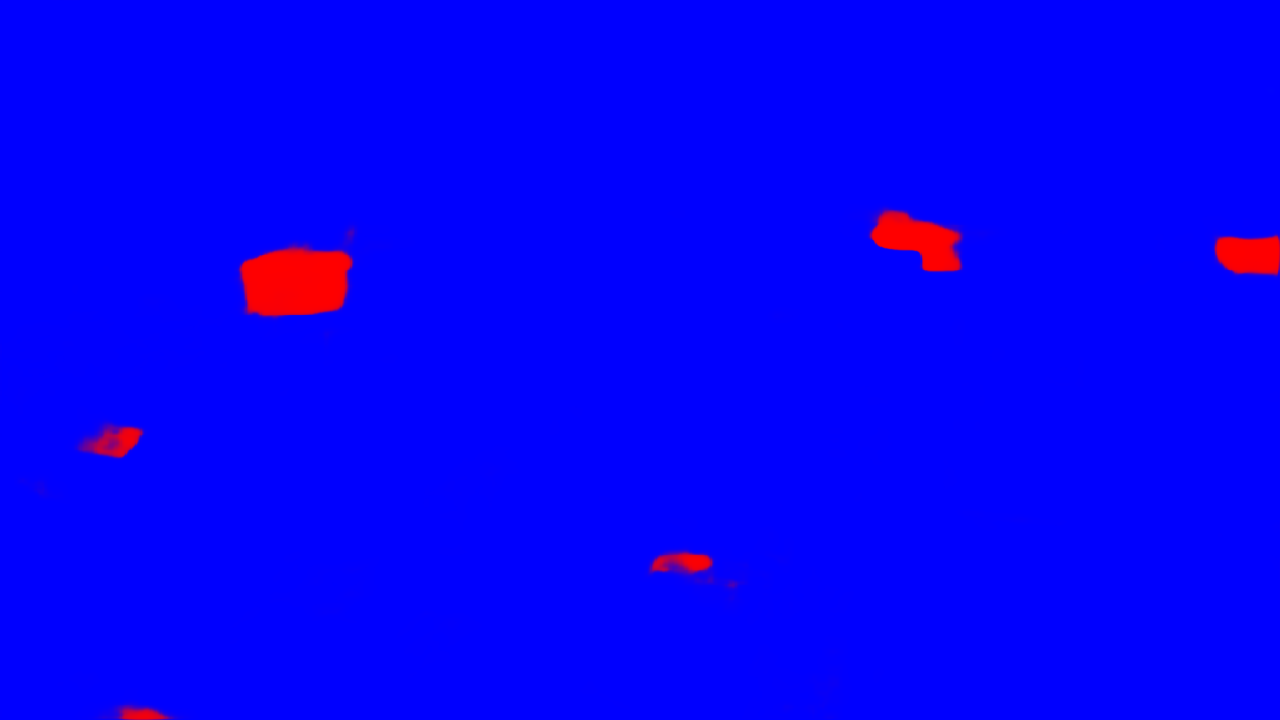
#> input picture modeling/UNet/app/inference/pr_mask.png, 1280 x 720 px, found by its file name
$ jupyter execute --allow-errors test_model_experiments.ipynb   (shell and % lines are left out)
#> lines starting #> are read from the running program, lines starting #| are printed output that depends on the picture; after the words box and inside, x2 and y2 are one past the last pixel; in counts of white or black regions, pixels touching at a corner belong together; long printed decimals are rounded
# Post-processing workflow

## 1) Threshold pixels in detected masks

As we use a softmax function in the last layer of UNet, we obtain a 3D mask where each channel (3rd dimension) corresponds to a class, and each pixel to a probability. We don't need the 3rd channel (probabilities of background class), and for the 2 first channels we need to threshold the pixel values in order to have binary masks (only 0s or 1s).

We choose as threshold `0.8*255` (255 is the max pixel value in uint8 pixel format). This helps clean the pixels whit too low probability of class.

[cell 1]
import matplotlib.pyplot as plt
import numpy as np
from skimage import measure
from skimage.color import rgb2gray
from skimage import io
from matplotlib import patches

#> (a cell that did not finish here is left out)

[cell 3]
detected = io.imread('../inference/pr_mask.png')
#> detected is the input picture: shape (720, 1280, 3); mean R, G, B 3.9, 0, 251.1

plt.figure(figsize=(16, 5))
plt.subplot(131)
plt.imshow(detected[...,0])
plt.subplot(132)
plt.imshow(detected[...,1])
plt.subplot(133)
plt.imshow(detected[...,2])
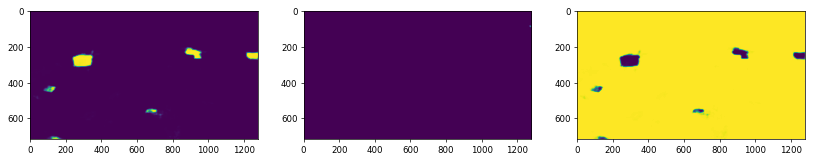
#> figure drawn by matplotlib, 3 panels

[cell 4]
def threshold_image(image, threshold=128):
    # grab the image dimensions
#> called with threshold = 204
    h = image.shape[0]
#> h = 720
    w = image.shape[1]
#> w = 1280
    thresholded_image = image.copy()
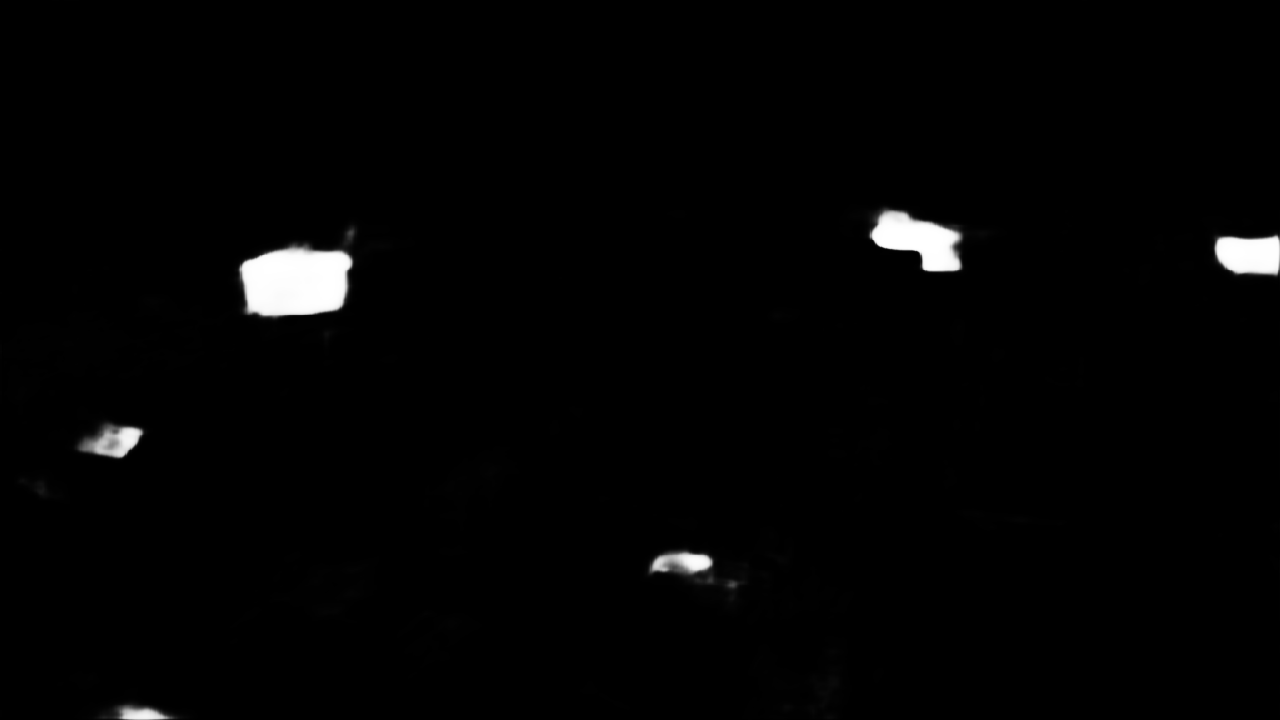
#> thresholded_image: shape (720, 1280); min 0, max 255, mean 3.9
    # loop over the image, pixel by pixel
    for y in range(0, h):
        for x in range(0, w):
            # threshold the pixel
            thresholded_image[y, x] = 255 if image[y, x] >= threshold else 0
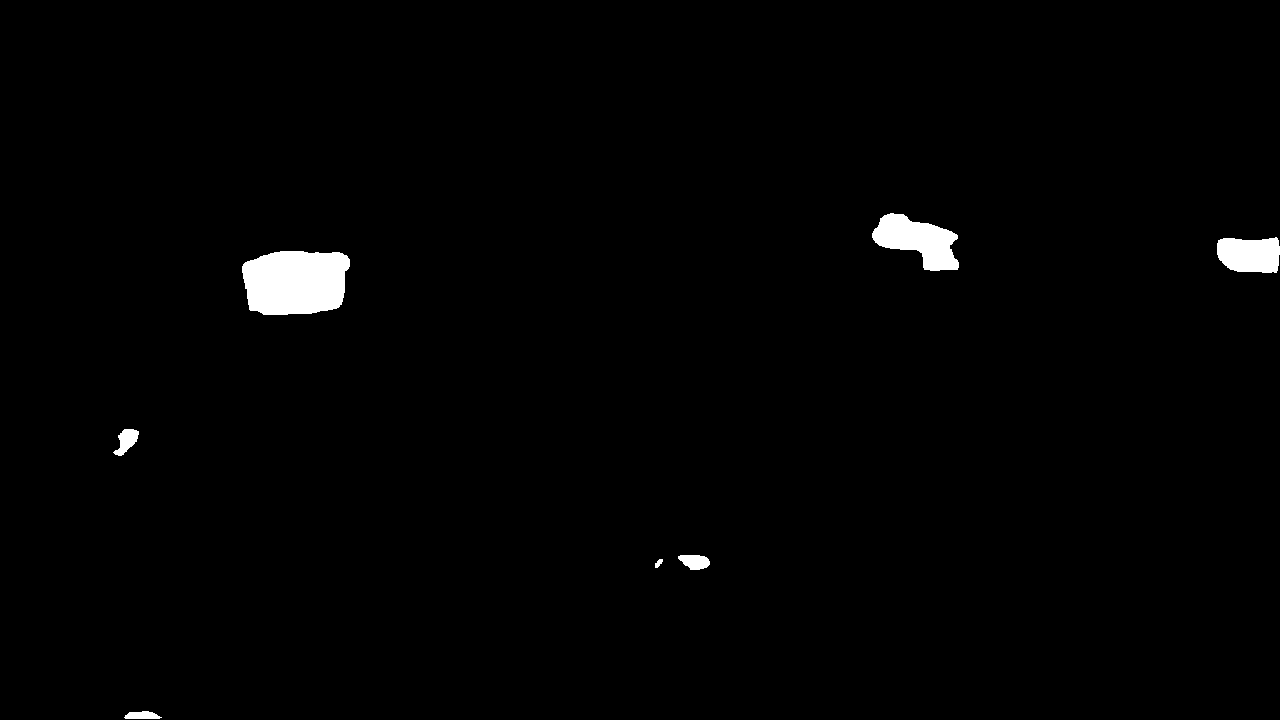
#> thresholded_image: shape (720, 1280); 1.3% white; 7 white regions, largest, box (x1, y1, x2, y2) and area: (242, 251, 350, 315) 5907, (872, 213, 959, 271) 2897, (1217, 237, 1280, 273) 1934
    # return the thresholded image
    return thresholded_image

[cell 5]
T = 204
formworks = threshold_image(detected[...,0], threshold = T)
pumps = threshold_image(detected[...,1], threshold = T)
#> after the loop in threshold_image (call 2), `for y in range(0, h):`: thresholded_image: shape (720, 1280); every value is 0

plt.figure(figsize=(16, 5))
plt.subplot(131)
plt.imshow(formworks)
plt.subplot(132)
plt.imshow(pumps)
plt.subplot(133)
plt.imshow(detected[...,2])

[cell 6]
# number of pixels for each pixel value before thresholding
unique, counts = np.unique(detected[...,0], return_counts=True)
#> unique = 256 values from 0 to 255; counts = 256 values, max 851686 at index 0, min 10 at index 125, mean 3600
print(dict(zip(unique, counts)))
#> (printed output is left out)

[cell 7]
# number of pixels for each pixel value after thresholding
unique, counts = np.unique(formworks, return_counts=True)
#> unique = [0, 255]; counts = [909844, 11756]
print(dict(zip(unique, counts)))
#| {0: 909844, 255: 11756}

## 2) Find polygon contours

We want to find the number of separate objects detected by a segmentation model. For each channel (i.e. each class) in the output mask, we find the contours of all distinct objects, and then we compute their area so we can eliminate the too small predictions (corresponding to prediction artefacts / errors).

#> (a cell that did not finish here is left out)

[cell 9]
contours_formworks = measure.find_contours(formworks, 1)
#> contours_formworks = 7 point arrays, longest 349 points
contours_pumps = measure.find_contours(pumps, 1)
#> contours_pumps = []

#> (the rest of this cell did not finish here and is left out)

[cell 10]
contours_formworks = [list(map(list, set(map(tuple, x)))) for x in contours_formworks]
#> contours_formworks = 7 items
contours_pumps = [list(map(list, set(map(tuple, x)))) for x in contours_pumps]

#> (a cell that did not finish here is left out)

#> (a cell that did not finish here is left out)

[cell 13]
fig, ax = plt.subplots()
#> (the rest of this cell did not finish here and is left out)

[cell 14]
len(contours_formworks)
#> Out = 7

[cell 15]
# to compute the area we need to convert polygons to shapely
from shapely.geometry import Polygon
for contour in contours_formworks:
    poly = Polygon(contour)
    print(poly.area)
#> this loop made 7 passes
#| 15718.465
#| 6990.961
#| 29041.724
#| 133.988
#| 24.204
#| 14.976
#| 256.739

[cell 16]
poly.envelope

$\rightarrow$ We will keep only the polygons with area > 300 square pixels (arbitrary).

## 3) Compute concave hull

The concave hull, or alpha shape, allows to smoothen the polygon shape so that it is less complex (and more realistic in an object detection task).

[cell 17]
import shapely
from shapely import ops
from scipy.spatial import Delaunay
import math
from descartes import PolygonPatch
import fiona
from matplotlib.collections import LineCollection
import random


def alpha_shape(polygon, nb_points=500, alpha=500, plot=False):
    """
    Computes the alpha shape (concave hull smoothing) of a set of shapely Points, using
    a Delaunay triangulation algorithm.

    The idea is to build triangles between all points (i.e. computing a convex hull), and
    to remove triangle lines longer than 1/alpha.
    Therefore, the higher the alpha, the higher the precision (you eliminate smaller
    triangles and get closer to the original polygon shape). The nb of points inside of
    the polygon is important as well: the higher the nb of points, the smaller the triangles,
    and the higher alpha will have to be to augment the precision of the concave hull.

    => All in all, the value of alpha and the nb of points should depend on the
    size of the original polygon! [TODO: automate the choice of nb_points and alpha]

    Arguments:
        nb_points: nb of points to generate inside of polygon
        alpha: alpha value to influence the gooeyness of the border
        plot: set to True to plot the Delaunay triangles and alpha shape polygon
    Returns:
        concave_hull_poly: new shapely Polygon object
        concave_hull_coords: list of point coordinates (as np array)
    """

    # generate points inside polygon for alpha shape / Delaunay triangulation
    points = generate_points_in_polygon(nb_points, polygon)
    if len(points) < 4:
        # When you have a triangle, there is no sense in computing an alpha shape.
        return geometry.MultiPoint(list(points)).convex_hull

    # Delaunay triangulation
    coords = np.array([point.coords[0] for point in points])
    tri = Delaunay(coords)
    triangles = coords[tri.vertices]
    a = ((triangles[:,0,0] - triangles[:,1,0]) ** 2 + (triangles[:,0,1] -
        triangles[:,1,1]) ** 2) ** 0.5
    b = ((triangles[:,1,0] - triangles[:,2,0]) ** 2 + (triangles[:,1,1] -
        triangles[:,2,1]) ** 2) ** 0.5
    c = ((triangles[:,2,0] - triangles[:,0,0]) ** 2 + (triangles[:,2,1] -
        triangles[:,0,1]) ** 2) ** 0.5
    s = ( a + b + c ) / 2.0
    areas = (s*(s-a)*(s-b)*(s-c)) ** 0.5
    circums = a * b * c / (4.0 * areas)
    filtered = triangles[circums < (1.0 / alpha)] # filter too large triangles

    edge1 = filtered[:,(0,1)]
    edge2 = filtered[:,(1,2)]
    edge3 = filtered[:,(2,0)]

    # Recreate new edge point coordinates and new polygon (concave hull)
    edge_points = np.unique(np.concatenate((edge1,edge2,edge3)), axis=0).tolist()
    m = shapely.geometry.MultiLineString(edge_points)
    triangles = list(shapely.ops.polygonize(m))
    concave_hull_poly = shapely.ops.cascaded_union(triangles)

    # get rounded coordinates of concave hull polygon
    x,y = concave_hull_poly.exterior.coords.xy
    x = [round(i,0) for i in x]
    y = [round(i,0) for i in y]
    concave_hull_coords = list(zip(x,y))
    concave_hull_coords = list(dict.fromkeys(concave_hull_coords))

    # plot if requested
    if plot:
        lines = LineCollection(edge_points)
        plt.figure(figsize=(8,8))
        plt.title('Alpha={0} Delaunay triangulation'.format(alpha))
        plt.gca().add_collection(lines)
        delaunay_points = np.array([point.coords[0] for point in points])
        x_rand = [poly_r.coords[0][0] for poly_r in points]
        y_rand = [poly_r.coords[0][1] for poly_r in points]
        plt.plot(delaunay_points[:,0], delaunay_points[:,1], 'o', color='#f16824')
        _ = plot_polygon(concave_hull_poly)
        _ = plt.plot(x_rand,y_rand,'o', color='#f16824')

    return concave_hull_poly, concave_hull_coords

def generate_points_in_polygon(number, polygon):
    """
    Helper fuction for alpha_shape.
    Generates a chosen nb of random points inside of a random polygon.
    Returns: a list of shapely Point objects.
    """
#> called with number = 500
    list_of_points = []
    minx, miny, maxx, maxy = polygon.bounds
    counter = 0
    while counter < number:
        pnt = shapely.geometry.Point(random.uniform(minx, maxx), random.uniform(miny, maxy))
        if polygon.contains(pnt):
            list_of_points.append(pnt)
            counter += 1
    return list_of_points

def plot_polygon(polygon):
    """
    Helper fuction for alpha_shape.
    Plots a shapely polygon in a matplotlib figure.
    """
    fig = plt.figure(figsize=(8,8))
    ax = fig.add_subplot(111)
    margin = 0

    x_min, y_min, x_max, y_max = polygon.bounds

    ax.set_xlim([x_min-margin, x_max+margin])
    ax.set_ylim([y_min-margin, y_max+margin])
    patch = PolygonPatch(polygon, fc='#999999', ec='#000000', fill=True, zorder=-1)
    ax.add_patch(patch)
    return fig

#> (a cell that did not finish here is left out)

#> (a cell that did not finish here is left out)
